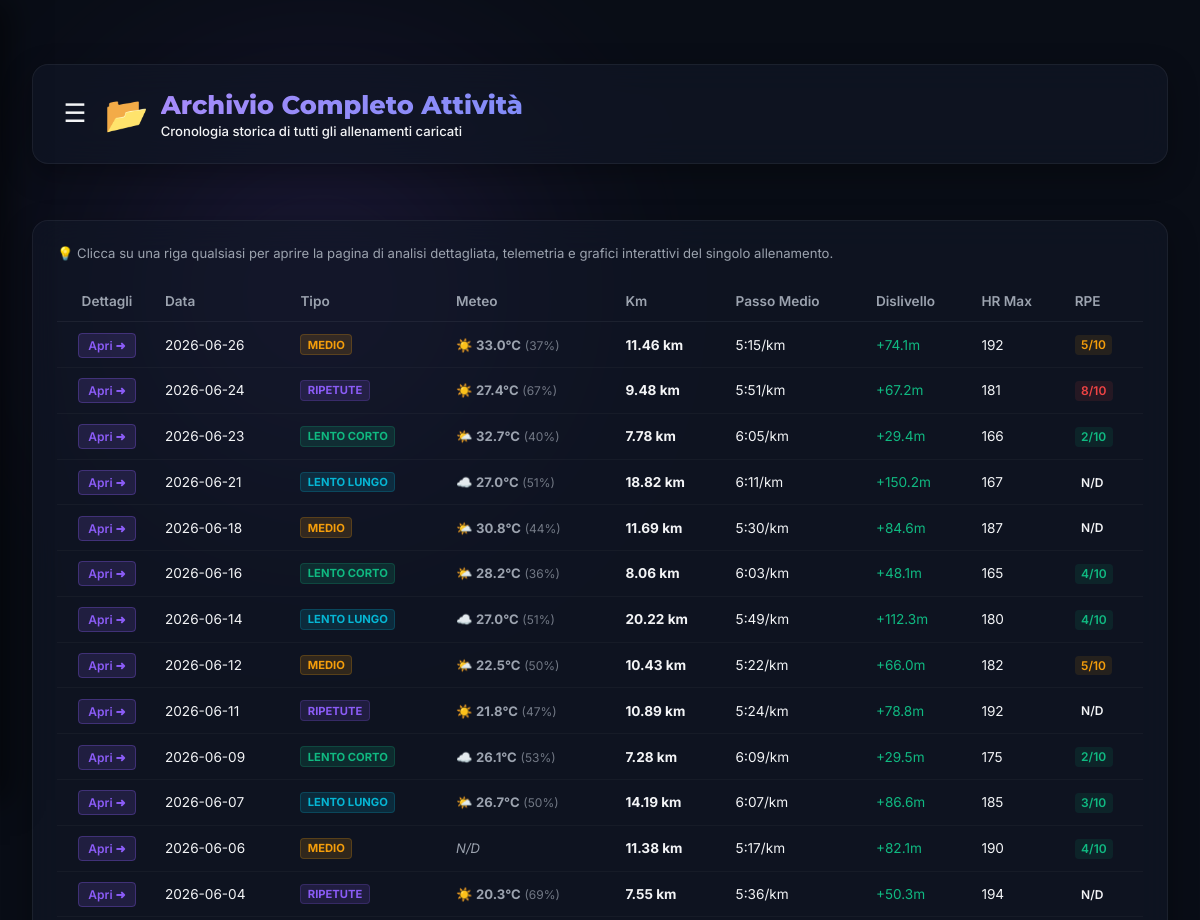
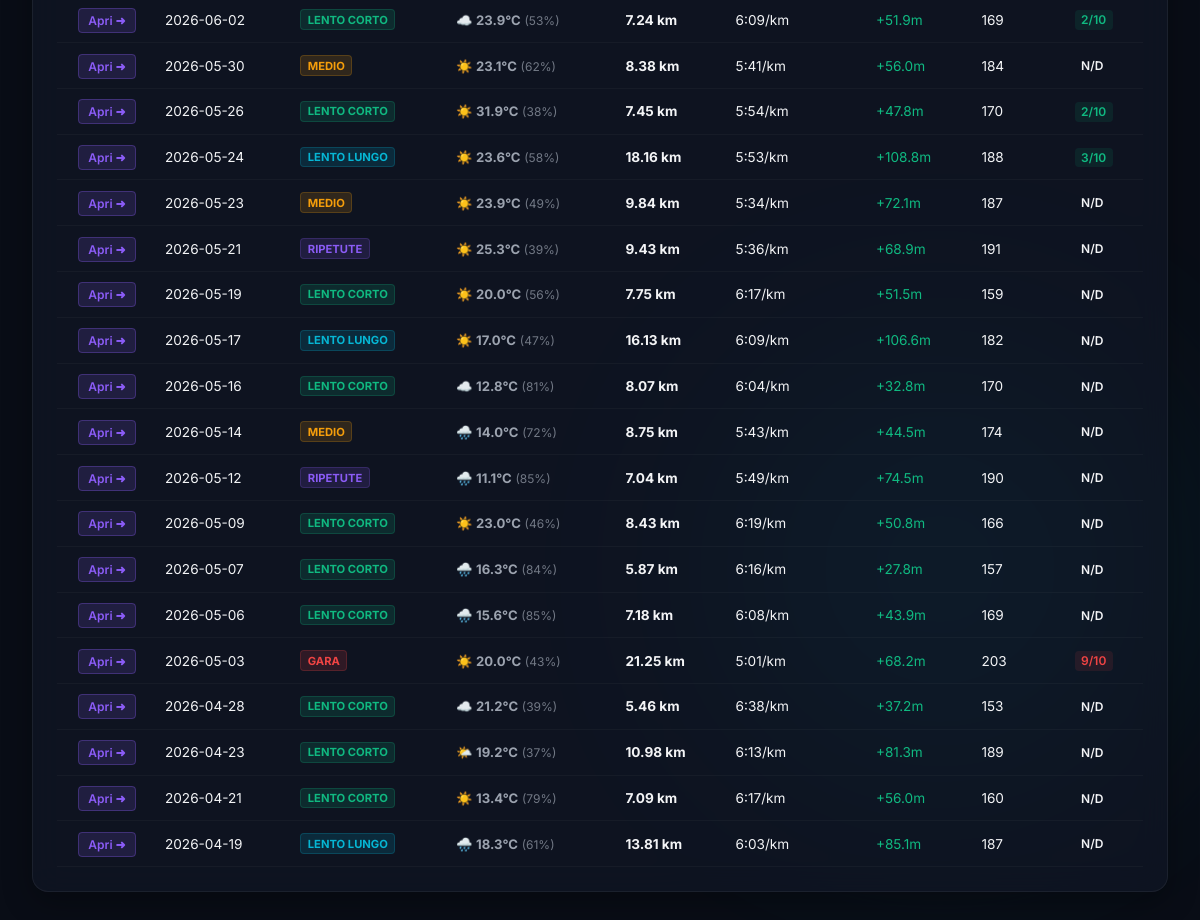
The app's page /history with its own data (2 pictures, top to bottom).
### database/database.py (models this page shows, shortened)
class Base(DeclarativeBase):
    pass

class WorkoutExecuted(Base):
    __tablename__ = "workouts_executed"
    id: Mapped[int] = mapped_column(Integer, primary_key=True, autoincrement=True)
    planned_id: Mapped[Optional[int]] = mapped_column(ForeignKey("workouts_planned.id"), nullable=True)
    date: Mapped[datetime.date] = mapped_column(Date, nullable=False)
    workout_type: Mapped[str] = mapped_column(String, nullable=False, default="lento_corto")
    distance_km: Mapped[float] = mapped_column(Float, nullable=False)
    avg_pace: Mapped[float] = mapped_column(Float, nullable=False)  # stored in seconds per km (e.g. 304s = 5:04/km)
    avg_cadence: Mapped[Optional[float]] = mapped_column(Float, nullable=True)  # steps per minute
    shoe_used: Mapped[Optional[str]] = mapped_column(String, nullable=True)  # "Asics Gel-Nimbus", "Adidas Adizero", etc.
    elevation_gain: Mapped[Optional[float]] = mapped_column(Float, nullable=True)
    elevation_loss: Mapped[Optional[float]] = mapped_column(Float, nullable=True)
    max_hr: Mapped[Optional[int]] = mapped_column(Integer, nullable=True)
    laps_summary: Mapped[Optional[List[Dict[str, Any]]]] = mapped_column(JSON, nullable=True)
    rpe_score: Mapped[Optional[int]] = mapped_column(Integer, nullable=True)  # Rate of Perceived Exertion (1-10)
    comment: Mapped[Optional[str]] = mapped_column(String, nullable=True)  # Athlete notes/sensations
    planned_workout: Mapped[Optional[WorkoutPlanned]] = relationship(
        "WorkoutPlanned", back_populates="executed_workouts"
    )

### main.py (the view)
@app.get("/history", response_class=HTMLResponse)
def get_workout_history(request: Request, db: Session = Depends(get_db)):
    workouts = db.query(WorkoutExecuted).order_by(WorkoutExecuted.date.desc()).all()
    enriched_workouts = []
    for w in workouts:
        weather = fetch_workout_weather(db, w)
        enriched_workouts.append({
            "obj": w,
            "weather": weather
        })
    shoe_mileage = get_current_shoe_mileage(db)
    predictions = get_race_predictions(db)
    from agents.nodes import build_athlete_performance_profile
    perf_profile = build_athlete_performance_profile(db)
    return templates.TemplateResponse(
        request=request,
        name="history.html",
        context={
            "workouts": enriched_workouts,
            "shoe_mileage": shoe_mileage,
            "predictions": predictions,
            "perf_profile": perf_profile
        }
    )

### templates/history.html (shortened to what this page needs)
<!DOCTYPE html>
<html lang="it">
<head>
    <link rel="stylesheet" href="/static/css/style.css?v=1.1">
</head>
<body>
    <div class="bg-glow bg-glow-purple"></div>
    <div class="bg-glow bg-glow-blue"></div>
    <div class="container" style="max-width: 1200px; margin: 0 auto; padding: 2rem 1rem;">
        <header class="dashboard-header glass-card" style="margin-bottom: 2rem; display: flex; align-items: center; justify-content: space-between; flex-wrap: wrap; gap: 1rem;">
            <div class="header-logo" style="display: flex; align-items: center; gap: 0.75rem;">
                <button class="hamburger-menu-btn" onclick="toggleSidebar()" aria-label="Apri menu">☰</button>
                <span class="logo-emoji" style="font-size: 2.2rem;">📂</span>
                <div class="logo-text">
                    <h1 style="margin: 0; font-family: 'Montserrat', sans-serif; font-size: 1.6rem; font-weight: 800; background: linear-gradient(135deg, #a78bfa, #818cf8); -webkit-background-clip: text; -webkit-text-fill-color: transparent;">Archivio Completo Attività</h1>
                    <p style="margin: 0.2rem 0 0 0; font-size: 0.82rem; color: var(--text-muted);">Cronologia storica di tutti gli allenamenti caricati</p>
                </div>
            </div>
        </header>
        <div class="glass-card card-workouts-history">
            <p class="history-helper"
                style="font-size: 0.82rem; color: var(--text-secondary); margin-bottom: 1.25rem;">
                💡 Clicca su una riga qualsiasi per aprire la pagina di analisi dettagliata, telemetria e grafici interattivi del singolo allenamento.</p>
            <div class="table-wrapper">
                <table>
                    <thead>
                        <tr>
                            <th style="text-align: center; width: 100px;">Dettagli</th>
                            <th>Data</th>
                            <th>Tipo</th>
                            <th>Meteo</th>
                            <th>Km</th>
                            <th>Passo Medio</th>
                            <th>Dislivello</th>
                            <th>HR Max</th>
                            <th>RPE</th>
                        </tr>
                    </thead>
                    <tbody>
                        {% if workouts %}
                        {% for item in workouts %}
                        {% set w = item.obj %}
                        {% set weather = item.weather %}
                        <tr class="clickable-row" onclick="window.location.href='/workout/{{ w.id }}'"
                            style="cursor: pointer;">
                            <td style="text-align: center; vertical-align: middle; white-space: nowrap;">
                                <span class="view-details-btn"
                                    style="font-size: 0.75rem; background: rgba(139, 92, 246, 0.15); color: var(--color-purple); padding: 0.25rem 0.60rem; border-radius: 4px; border: 1px solid rgba(139, 92, 246, 0.3); font-weight: 600; transition: background 0.2s;">Apri
                                    ➜</span>
                            </td>
                            <td>{{ w.date }}</td>
                            <td><span class="workout-type-tag type-{{ w.workout_type or 'lento_corto' }}"
                                    style="font-size: 0.7rem; font-weight: 700; padding: 0.15rem 0.4rem; border-radius: 4px; display: inline-block; background: rgba(255,255,255,0.05);">{{ (w.workout_type or 'lento_corto') | replace('_', ' ') | upper }}</span></td>
                            <td style="font-size: 0.82rem; color: var(--text-secondary);">
                                {% if weather.temp is not none %}
                                    <span title="{{ weather.status }}">
                                        {% if weather.status == "Soleggiato" %}☀️
                                        {% elif weather.status == "Parzialmente Nuvoloso" %}🌤️
                                        {% elif weather.status == "Nuvoloso" %}☁️
                                        {% elif weather.status == "Pioggia" %}🌧️
                                        {% elif weather.status == "Nebbia" %}🌫️
                                        {% elif weather.status == "Neve" %}❄️
                                        {% elif weather.status == "Temporale" %}⛈️
                                        {% else %}🌤️{% endif %}
                                        <strong>{{ weather.temp }}°C</strong>
                                        <span style="font-size: 0.75rem; opacity: 0.7;">({{ weather.humidity }}%)</span>
                                    </span>
                                {% else %}
                                    <span style="color: var(--text-muted); font-style: italic;">N/D</span>
                                {% endif %}
                            </td>
                            <td><strong>{{ w.distance_km }} km</strong></td>
                            <td>{{ w.pace_formatted }}/km</td>
                            <td style="color: var(--color-green);">+{{ w.elevation_gain or 0 | int }}m</td>
                            <td>{{ w.max_hr or 'N/D' }}</td>
                            <td><span class="rpe-tag rpe-{{ w.rpe_score or 'none' }}">{{ w.rpe_score ~ '/10' if w.rpe_score else 'N/D' }}</span></td>
                        </tr>
                        {% endfor %}
                        {% else %}
                        <tr>
                            <td colspan="9" class="no-data-table">Nessun allenamento registrato. Carica un file GPX nella Dashboard per iniziare!</td>
                        </tr>
                        {% endif %}
                    </tbody>
                </table>
            </div>
        </div>
    </div>
</body>
</html>

### static/css/style.css (style rules this page uses)
:root { --bg-dark: #090d16; --card-bg: rgba(17, 24, 39, 0.65); --border-color: rgba(255, 255, 255, 0.06); --text-primary: #f3f4f6; --text-secondary: #9ca3af; --color-purple: #8b5cf6; --color-pink: #ec4899; --color-cyan: #06b6d4; --color-green: #10b981; --color-yellow: #f59e0b; --color-red: #ef4444; }
* { box-sizing: border-box; margin: 0; padding: 0; }
body { font-family: 'Inter', sans-serif; background-color: var(--bg-dark); color: var(--text-primary); min-height: 100vh; padding: 2rem 1rem; position: relative; overflow-x: hidden; }
.bg-glow { position: absolute; width: 400px; height: 400px; border-radius: 50%; filter: blur(120px); opacity: 0.15; z-index: -1; pointer-events: none; }
.bg-glow-purple { top: 5%; left: 10%; background-color: var(--color-purple); }
.bg-glow-blue { bottom: 10%; right: 5%; background-color: var(--color-cyan); }
.container { max-width: 1200px; margin: 0 auto; display: flex; flex-direction: column; gap: 1.5rem; }
.glass-card { background: var(--card-bg); backdrop-filter: blur(16px); -webkit-backdrop-filter: blur(16px); border: 1px solid var(--border-color); border-radius: 16px; padding: 1.5rem; box-shadow: 0 10px 30px rgba(0, 0, 0, 0.3); }
.dashboard-header { display: flex; justify-content: space-between; align-items: center; flex-wrap: wrap; gap: 1.5rem; }
.header-logo { display: flex; align-items: center; gap: 1rem; }
.logo-emoji { font-size: 2.5rem; }
.logo-text h1 { font-family: 'Montserrat', sans-serif; font-weight: 800; font-size: 1.6rem; background: linear-gradient(135deg, #fff 30%, var(--text-secondary)); background-clip: text; -webkit-background-clip: text; -webkit-text-fill-color: transparent; }
.logo-text p { color: var(--text-secondary); font-size: 0.85rem; font-weight: 500; }
.table-wrapper { width: 100%; overflow-x: auto; }
table { width: 100%; border-collapse: collapse; font-size: 0.85rem; text-align: left; }
th { color: var(--text-secondary); font-weight: 600; padding: 0.75rem 0.5rem; border-bottom: 1px solid var(--border-color); }
td { padding: 0.75rem 0.5rem; border-bottom: 1px solid rgba(255, 255, 255, 0.03); }
.rpe-tag { font-size: 0.75rem; font-weight: 600; padding: 0.15rem 0.4rem; border-radius: 4px; }
.rpe-1, .rpe-2, .rpe-3, .rpe-4 { background: rgba(16, 185, 129, 0.1); color: var(--color-green); }
.rpe-5, .rpe-6, .rpe-7 { background: rgba(245, 158, 11, 0.1); color: var(--color-yellow); }
.rpe-8, .rpe-9, .rpe-10 { background: rgba(239, 68, 68, 0.1); color: var(--color-red); }
.workout-type-tag.type-lento_corto { background-color: rgba(16, 185, 129, 0.15) !important; color: var(--color-green) !important; border: 1px solid rgba(16, 185, 129, 0.2); }
.workout-type-tag.type-lento_lungo { background-color: rgba(6, 182, 212, 0.15) !important; color: var(--color-cyan) !important; border: 1px solid rgba(6, 182, 212, 0.2); }
.workout-type-tag.type-medio { background-color: rgba(245, 158, 11, 0.15) !important; color: var(--color-yellow) !important; border: 1px solid rgba(245, 158, 11, 0.2); }
.workout-type-tag.type-ripetute { background-color: rgba(139, 92, 246, 0.15) !important; color: var(--color-purple) !important; border: 1px solid rgba(139, 92, 246, 0.2); }
.workout-type-tag.type-gara { background-color: rgba(239, 68, 68, 0.15) !important; color: var(--color-red) !important; border: 1px solid rgba(239, 68, 68, 0.2); }
.grid-col, .glass-card, .table-wrapper { min-width: 0; }
.table-wrapper { width: 100%; overflow-x: auto; -webkit-overflow-scrolling: touch; display: block; }
.hamburger-menu-btn { background: none; border: none; color: var(--text-primary); font-size: 1.6rem; cursor: pointer; padding: 0.4rem; display: flex; align-items: center; justify-content: center; border-radius: 8px; transition: background-color 0.2s; line-height: 1; }

### records on screen
WorkoutExecuted: date "2026-06-26", workout_type "MEDIO", distance_km "11.46", pace_formatted "5:15", elevation_gain "74.1", max_hr "192", rpe_score "5/10"
WorkoutExecuted: date "2026-06-24", workout_type "RIPETUTE", distance_km "9.48", pace_formatted "5:51", elevation_gain "67.2", max_hr "181", rpe_score "8/10"
WorkoutExecuted: date "2026-06-23", workout_type "LENTO CORTO", distance_km "7.78", pace_formatted "6:05", elevation_gain "29.4", max_hr "166", rpe_score "2/10"
WorkoutExecuted: date "2026-06-21", workout_type "LENTO LUNGO", distance_km "18.82", pace_formatted "6:11", elevation_gain "150.2", max_hr "167", rpe_score "N/D"
WorkoutExecuted: date "2026-06-18", workout_type "MEDIO", distance_km "11.69", pace_formatted "5:30", elevation_gain "84.6", max_hr "187", rpe_score "N/D"
WorkoutExecuted: date "2026-06-16", workout_type "LENTO CORTO", distance_km "8.06", pace_formatted "6:03", elevation_gain "48.1", max_hr "165", rpe_score "4/10"
WorkoutExecuted: date "2026-06-14", workout_type "LENTO LUNGO", distance_km "20.22", pace_formatted "5:49", elevation_gain "112.3", max_hr "180", rpe_score "4/10"
WorkoutExecuted: date "2026-06-12", workout_type "MEDIO", distance_km "10.43", pace_formatted "5:22", elevation_gain "66.0", max_hr "182", rpe_score "5/10"
WorkoutExecuted: date "2026-06-11", workout_type "RIPETUTE", distance_km "10.89", pace_formatted "5:24", elevation_gain "78.8", max_hr "192", rpe_score "N/D"
WorkoutExecuted: date "2026-06-09", workout_type "LENTO CORTO", distance_km "7.28", pace_formatted "6:09", elevation_gain "29.5", max_hr "175", rpe_score "2/10"
WorkoutExecuted: date "2026-06-07", workout_type "LENTO LUNGO", distance_km "14.19", pace_formatted "6:07", elevation_gain "86.6", max_hr "185", rpe_score "3/10"
WorkoutExecuted: date "2026-06-06", workout_type "MEDIO", distance_km "11.38", pace_formatted "5:17", elevation_gain "82.1", max_hr "190", rpe_score "4/10"
WorkoutExecuted: date "2026-06-04", workout_type "RIPETUTE", distance_km "7.55", pace_formatted "5:36", elevation_gain "50.3", max_hr "194", rpe_score "N/D"
WorkoutExecuted: date "2026-06-02", workout_type "LENTO CORTO", distance_km "7.24", pace_formatted "6:09", elevation_gain "51.9", max_hr "169", rpe_score "2/10"
WorkoutExecuted: date "2026-05-30", workout_type "MEDIO", distance_km "8.38", pace_formatted "5:41", elevation_gain "56.0", max_hr "184", rpe_score "N/D"
WorkoutExecuted: date "2026-05-26", workout_type "LENTO CORTO", distance_km "7.45", pace_formatted "5:54", elevation_gain "47.8", max_hr "170", rpe_score "2/10"
WorkoutExecuted: date "2026-05-24", workout_type "LENTO LUNGO", distance_km "18.16", pace_formatted "5:53", elevation_gain "108.8", max_hr "188", rpe_score "3/10"
WorkoutExecuted: date "2026-05-23", workout_type "MEDIO", distance_km "9.84", pace_formatted "5:34", elevation_gain "72.1", max_hr "187", rpe_score "N/D"
WorkoutExecuted: date "2026-05-21", workout_type "RIPETUTE", distance_km "9.43", pace_formatted "5:36", elevation_gain "68.9", max_hr "191", rpe_score "N/D"
WorkoutExecuted: date "2026-05-19", workout_type "LENTO CORTO", distance_km "7.75", pace_formatted "6:17", elevation_gain "51.5", max_hr "159", rpe_score "N/D"
WorkoutExecuted: date "2026-05-17", workout_type "LENTO LUNGO", distance_km "16.13", pace_formatted "6:09", elevation_gain "106.6", max_hr "182", rpe_score "N/D"
WorkoutExecuted: date "2026-05-16", workout_type "LENTO CORTO", distance_km "8.07", pace_formatted "6:04", elevation_gain "32.8", max_hr "170", rpe_score "N/D"
WorkoutExecuted: date "2026-05-14", workout_type "MEDIO", distance_km "8.75", pace_formatted "5:43", elevation_gain "44.5", max_hr "174", rpe_score "N/D"
WorkoutExecuted: date "2026-05-12", workout_type "RIPETUTE", distance_km "7.04", pace_formatted "5:49", elevation_gain "74.5", max_hr "190", rpe_score "N/D"
WorkoutExecuted: date "2026-05-09", workout_type "LENTO CORTO", distance_km "8.43", pace_formatted "6:19", elevation_gain "50.8", max_hr "166", rpe_score "N/D"
WorkoutExecuted: date "2026-05-07", workout_type "LENTO CORTO", distance_km "5.87", pace_formatted "6:16", elevation_gain "27.8", max_hr "157", rpe_score "N/D"
WorkoutExecuted: date "2026-05-06", workout_type "LENTO CORTO", distance_km "7.18", pace_formatted "6:08", elevation_gain "43.9", max_hr "169", rpe_score "N/D"
WorkoutExecuted: date "2026-05-03", workout_type "GARA", distance_km "21.25", pace_formatted "5:01", elevation_gain "68.2", max_hr "203", rpe_score "9/10"
WorkoutExecuted: date "2026-04-28", workout_type "LENTO CORTO", distance_km "5.46", pace_formatted "6:38", elevation_gain "37.2", max_hr "153", rpe_score "N/D"
WorkoutExecuted: date "2026-04-23", workout_type "LENTO CORTO", distance_km "10.98", pace_formatted "6:13", elevation_gain "81.3", max_hr "189", rpe_score "N/D"
WorkoutExecuted: date "2026-04-21", workout_type "LENTO CORTO", distance_km "7.09", pace_formatted "6:17", elevation_gain "56.0", max_hr "160", rpe_score "N/D"
WorkoutExecuted: date "2026-04-19", workout_type "LENTO LUNGO", distance_km "13.81", pace_formatted "6:03", elevation_gain "85.1", max_hr "187", rpe_score "N/D"

### other values on screen
{{ weather.temp }} "33.0" "27.4" "32.7" "27.0" "30.8" "28.2" "27.0" "22.5" "21.8" "26.1" "26.7" "20.3" "23.9" "23.1" "31.9" "23.6" "23.9" "25.3" "20.0" "17.0" "12.8" "14.0" "11.1" "23.0" "16.3" "15.6" "20.0" "21.2" "19.2" "13.4" "18.3"
{{ weather.humidity }} "37" "67" "40" "51" "44" "36" "51" "50" "47" "53" "50" "69" "53" "62" "38" "58" "49" "39" "56" "47" "81" "72" "85" "46" "84" "85" "43" "39" "37" "79" "61"
